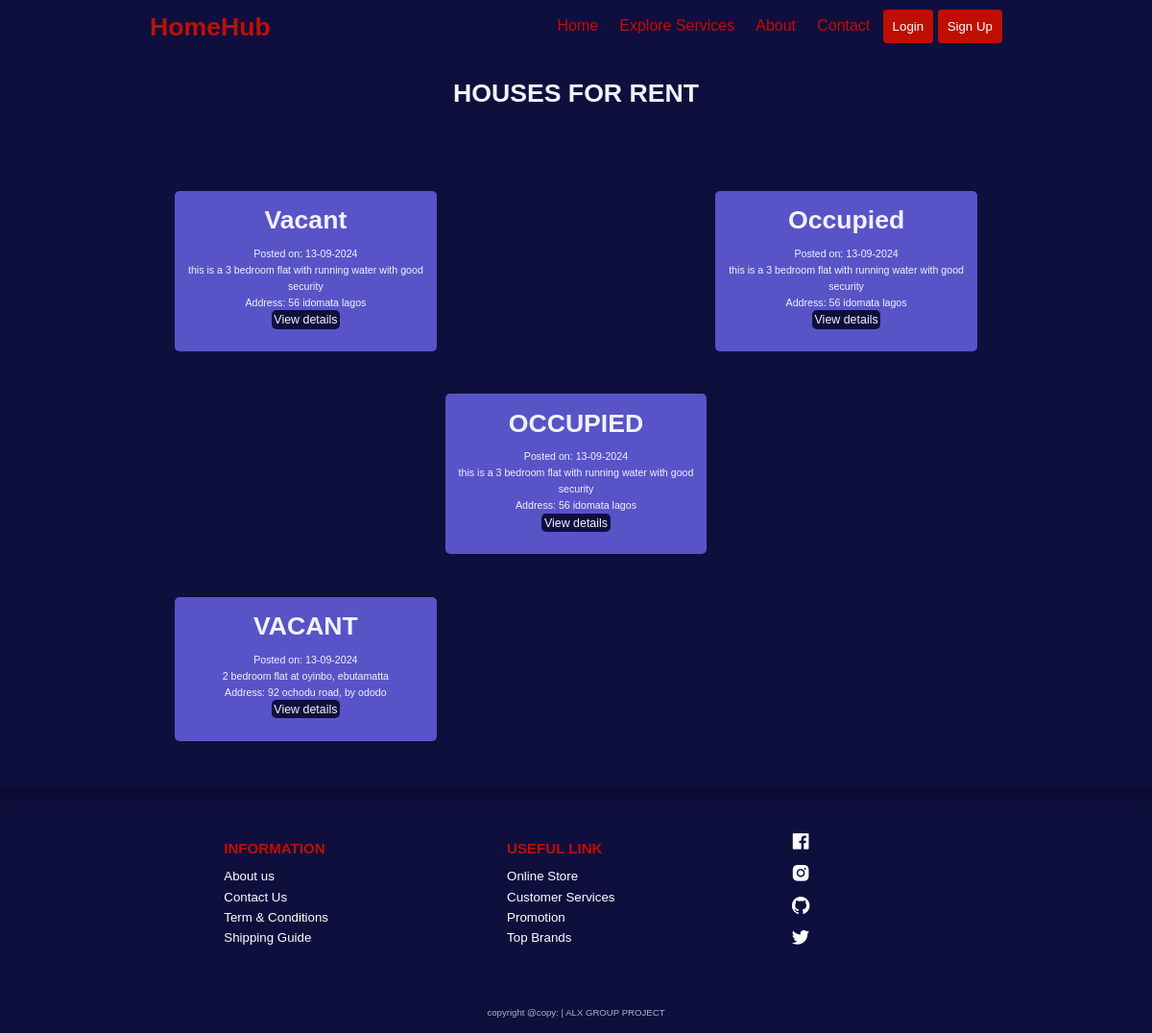
/posts/, run on the app's committed database.
### app/models.py (models this page shows)
class Post(db.Model):
    id = db.Column(db.Integer, primary_key=True)
    description = db.Column(db.Text, nullable=False)
    status = db.Column(db.String(10), nullable=False)
    country = db.Column(db.String(20))
    state = db.Column(db.String(20))
    city = db.Column(db.String(20), nullable=False)
    address = db.Column(db.String(100), nullable=False)
    user_id = db.Column(
        db.Integer, db.ForeignKey('user.id'), nullable=False)
    posted_time = db.Column(
        db.DateTime, nullable=False, default=lambda: datetime.now(timezone.utc))
    images = db.relationship(
        'PostImage', backref='post', lazy=True)

### app/routes.py (the view)
@app.route('/posts/')
def all_post():
    posts = Post.query.all()
    return render_template('posts.html', title='post page', posts=posts)

### app/routes.py (called while the page is built)
@app.before_request
def before_request():
    if current_user.is_authenticated:
        current_user.last_seen = datetime.now(timezone.utc)
        db.session.commit()

### app/templates/posts.html (shortened to what this page needs)
{% extends 'base.html' %}
    {% block content %}
    <section class="empty__page-details">
        <h1 class="details__head">HOUSES FOR RENT</h1>
        <div class="empty__page-info">
            {% if posts %}
                {% for post in posts %}
                    <div class="empty__page-inner">
                        <div class="details__each">
                            <h1>{{ post.status }}</h1>
                            <p>Posted on: {{ post.posted_time.strftime('%d-%m-%Y') }}</p>
                            <p>{{ post.description }}</p>
                            <p>Address: {{ post.address }}</p>
                            <div class="view__details">
                                <a href="{{ url_for('single_post', post_id=post.id) }}">View details</a>
                            </div>
                        </div>
                    </div>
                <hr>
                {% endfor %}
            {% endif %}
        </div>
    </section>
    {% endblock content %}

### app/static/css/styles.css (style rules this page uses)
:root { --white: #fff; --black: #222; --green: #be0f02; --grey1: #f0f0f0; --grey2: #e9d7d3; }
*, *::before, *::after { margin: 0; padding: 0; box-sizing: inherit; }
html { box-sizing: border-box; font-size: 55.5%; scroll-behavior: smooth; }
body { font-family: "Roboto", sans-serif; font-size: 1.6rem; background-color: var(--white); font-weight: 400; font-style: normal; }
a { text-decoration: none; }
:root { --color-primary: #6f6af8; --color-primary-light: hsl(242, 91%, 69%, 18%); --color-primary-variant: #5854c7; --color-red: #da0f3f; --color-red-light: hsl(346, 87%, 46%, 15%); --color-green: #00c476; --color-green-light: hsl(156, 100%, 38%, 15%); --color-gray-900: #1e1e66; --color-gray-700: #2d2b7c; --color-gray-300: rgba(242, 242, 254, 0.3); --color-gray-200: rgba(242, 242, 254, 0.7); --color-white: #f2f2fe; --color-bg: #0f0f3e; --transition: all 300ms ease; --container-width-lg: 74%; --container-width-md: 88%; --form-width: 40%; --card-border-radius-1: 0.3rem; --card-border-radius-2: 0.5rem; --card-border-radius-3: 0.8rem; --card-border-radius-4: 2rem; --card-border-radius-5: 5rem; }
* { margin: 0; padding: 0; outline: 0; border: 0; appearance: 0; list-style: none; text-decoration: none; box-sizing: border-box; }
body { font-family: 'Montserrat', sans-serif; line-height: 1.6; color: var(--color-gray-200); overflow-x: hidden; background: var(--color-bg); font-size: 0.9rem; }
section { margin-top: 3rem; width: 100vw; }
h1, h2, h3, h4, h5 { color: var(--color-white); line-height: 1.3; }
h1 { font-size: 3rem; margin: 1rem 0; }
a { color: var(--color-white); transition: var(--transition); }
.details__head { text-align: center; }
.empty__page-info { margin: 5rem 20rem; display: grid; grid-template-columns: repeat(3, 1fr); }
.empty__page-inner { padding: 0.5rem; font-size: 1rem; display: grid; gap: 1.2rem; margin-top: 4rem; }
.details__each { width: 100%; height: 100%; background-color: var(--color-primary-variant); padding: 0.5rem; margin-bottom: 2rem; border-radius: 5px; text-align: center; }
.details__each p { color: var(--color-white); font-size: 1.2rem; font-family: sans-serif; }
.view__details { display: inline; font-size: 1.4rem; background-color: var(--color-bg); color: var(--color-white); padding: 0.3rem; border-radius: 5px; }

### data on the page
Post: status "Vacant", posted_time "13-09-2024", description "this is a 3 bedroom flat with running water with good security", address "56 idomata lagos"
Post: status "Occupied", posted_time "13-09-2024", description "this is a 3 bedroom flat with running water with good security", address "56 idomata lagos"
Post: status "OCCUPIED", posted_time "13-09-2024", description "this is a 3 bedroom flat with running water with good security", address "56 idomata lagos"
Post: status "VACANT", posted_time "13-09-2024", description "2 bedroom flat at oyinbo, ebutamatta", address "92 ochodu road, by ododo"
